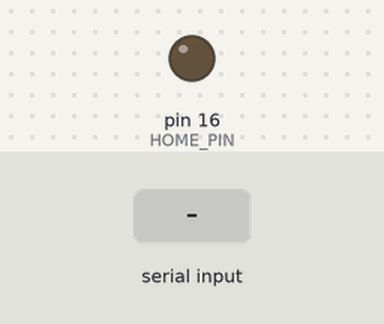
A sketch run on a simulated Arduino Mega 2560, built with avr-gcc and run on an emulated ATmega2560. Shown: output pins drawn as LEDs (lit = HIGH). Inputs (shaded band) come from the test bench. What the sketch prints to the serial monitor is not drawn.

Above: at 1.2 s.
1.3 s: "H" received over Serial
At 2.4 s:
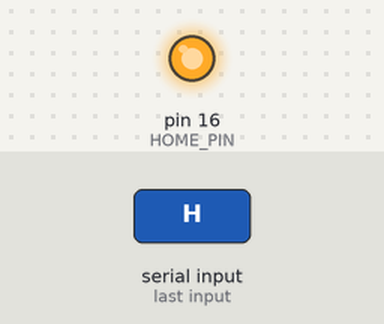
Timing chart, 0 to 7.8 s (numbered marks = the images above; inputs shaded):
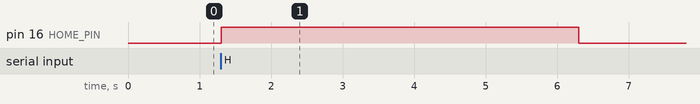

The sketch:

test_Z_axis_triggers.ino
```cpp
//Zhang Lab
//Z axis Triggers test
//Author Louis Bourguet

char incomingByte;
String incomingString;
#define HOME_PIN 16
#define STEP_PIN 23


void setup() {
  pinMode(STEP_PIN , OUTPUT);
  pinMode(HOME_PIN , OUTPUT);


  digitalWrite(HOME_PIN , LOW);
  digitalWrite(STEP_PIN , LOW);

  Serial.begin(9600);      //Serial starts at 9600 bauds
  Serial.write("whatever ");
}

void loop() {
    if (Serial.available() > 0) {    //seek serial

    incomingByte = Serial.read();   //incoming serial
    if(incomingByte == 'H'){
      digitalWrite(HOME_PIN , LOW);
      digitalWrite(HOME_PIN , HIGH);
      Serial.write(" DOWN PIN on HIGH ");
      delay(5000);
      digitalWrite(HOME_PIN , LOW);
      Serial.write(" DOWN PIN on LOW ");
      delay(5);
    }
    if(incomingByte == 'R'){
      digitalWrite(STEP_PIN , LOW);
      digitalWrite(STEP_PIN , HIGH);
      Serial.write(" STEP PIN on HIGH ");
      delay(5000);
      digitalWrite(STEP_PIN , LOW);
      Serial.write(" STEP PIN on LOW ");
      delay(5);
    }
    if(incomingByte == 'F'){
      digitalWrite(STEP_PIN , LOW);
      delay(5);
    }
    delay(10);
  }
  }
```

Measured:
- after the input at 1.3 s, pin 16 (HOME_PIN): LOW → HIGH at once, → LOW 5.0 s later
